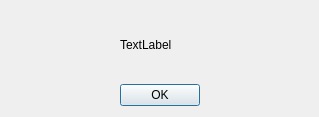
<?xml version="1.0" encoding="UTF-8"?>
<ui version="4.0">
 <class>InfoBox</class>
 <widget class="QDialog" name="InfoBox">
  <property name="geometry">
   <rect>
    <x>0</x>
    <y>0</y>
    <width>319</width>
    <height>117</height>
   </rect>
  </property>
  <property name="windowTitle">
   <string>Dialog</string>
  </property>
  <layout class="QGridLayout" name="gridLayout">
   <item row="1" column="1">
    <widget class="QPushButton" name="pushButton">
     <property name="text">
      <string>OK</string>
     </property>
    </widget>
   </item>
   <item row="0" column="1">
    <widget class="QLabel" name="infoText">
     <property name="text">
      <string>TextLabel</string>
     </property>
    </widget>
   </item>
   <item row="0" column="0">
    <spacer name="horizontalSpacer">
     <property name="orientation">
      <enum>Qt::Horizontal</enum>
     </property>
     <property name="sizeHint" stdset="0">
      <size>
       <width>40</width>
       <height>20</height>
      </size>
     </property>
    </spacer>
   </item>
   <item row="0" column="2">
    <spacer name="horizontalSpacer_2">
     <property name="orientation">
      <enum>Qt::Horizontal</enum>
     </property>
     <property name="sizeHint" stdset="0">
      <size>
       <width>40</width>
       <height>20</height>
      </size>
     </property>
    </spacer>
   </item>
  </layout>
 </widget>
 <resources/>
 <connections>
  <connection>
   <sender>pushButton</sender>
   <signal>clicked()</signal>
   <receiver>InfoBox</receiver>
   <slot>hideBox()</slot>
   <hints>
    <hint type="sourcelabel">
     <x>173</x>
     <y>103</y>
    </hint>
    <hint type="destinationlabel">
     <x>64</x>
     <y>69</y>
    </hint>
   </hints>
  </connection>
 </connections>
 <slots>
  <slot>hideBox()</slot>
 </slots>
</ui>
